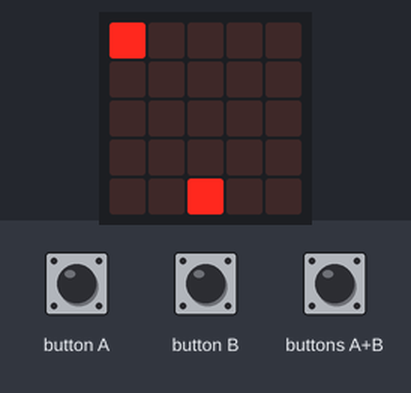
The program below on a simulated BBC micro:bit (MakeCode). On the bench: the board's 5×5 LED display. The test bench sets the inputs (shaded band).

Above: at 1.2 s.
1.3 s: button A pressed for 0.15 s
At 2.2 s:
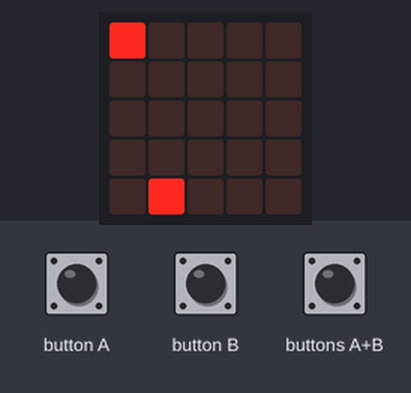
2.9 s: buttons A+B pressed for 0.15 s
At 3.5 s:
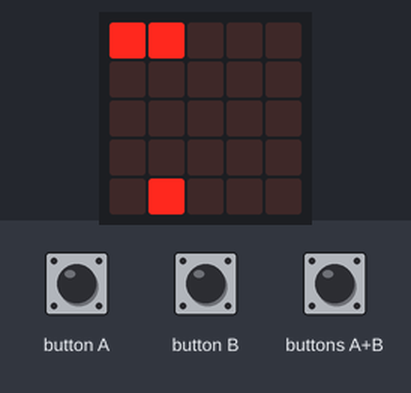
4.5 s: button B pressed for 0.15 s
At 5.8 s:
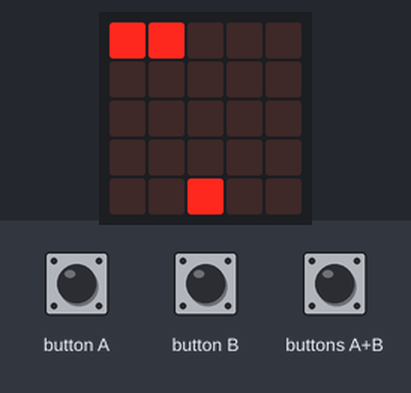
6.1 s: buttons A+B pressed for 1 s
At 8.3 s:
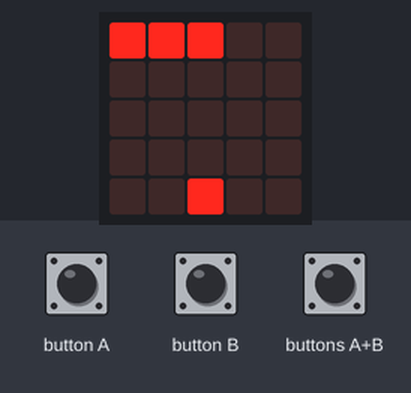
8.6 s: button A pressed for 0.15 s
At 9.9 s:
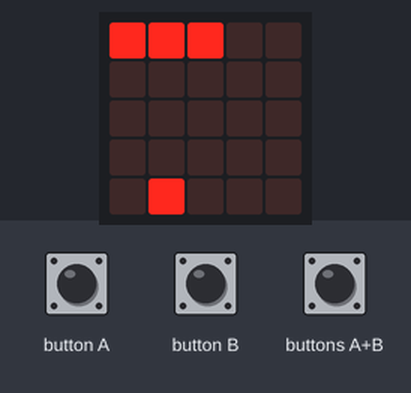
10.2 s: button A pressed for 0.15 s
At 11.4 s:
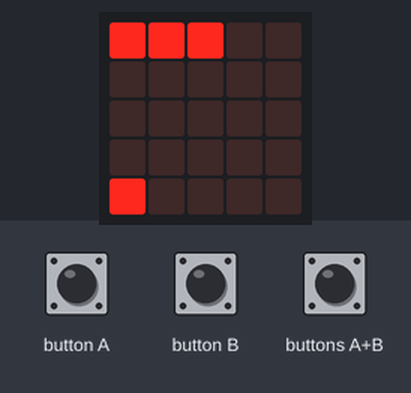
Timing chart, 0 to 12.8 s (numbered marks = the images above; inputs shaded):
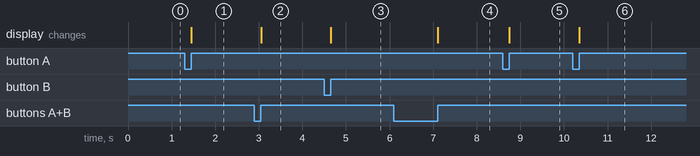

The program:

main.ts
```typescript
input.onButtonPressed(Button.A, function () {
    主角.change(LedSpriteProperty.X, -1)
})
input.onButtonPressed(Button.AB, function () {
    子彈 = game.createSprite(主角.get(LedSpriteProperty.X), 主角.get(LedSpriteProperty.Y))
    for (let index = 0; index < 4; index++) {
        子彈.change(LedSpriteProperty.Y, -1)
    }
})
input.onButtonPressed(Button.B, function () {
    主角.change(LedSpriteProperty.X, 1)
})
let 子彈: game.LedSprite = null
let 主角: game.LedSprite = null
game.setScore(0)
主角 = game.createSprite(2, 4)
let 飛機 = game.createSprite(0, 0)
basic.forever(function () {

})
```

test.ts
```typescript
// 在這裡測試；當此封包作為擴充功能時，將不會編譯此內容。
```

Measured:
- after the input at 1.3 s, the display: changes after 0.15 s (image 1)
- after the input at 2.9 s, the display: changes after 0.15 s (image 2)
- after the input at 4.5 s, the display: changes after 0.15 s (image 3)
- after the input at 6.1 s, the display: changes after 1.0 s (image 4)
- after the input at 8.6 s, the display: changes after 0.15 s (image 5)
- after the input at 10.2 s, the display: changes after 0.15 s (image 6)
